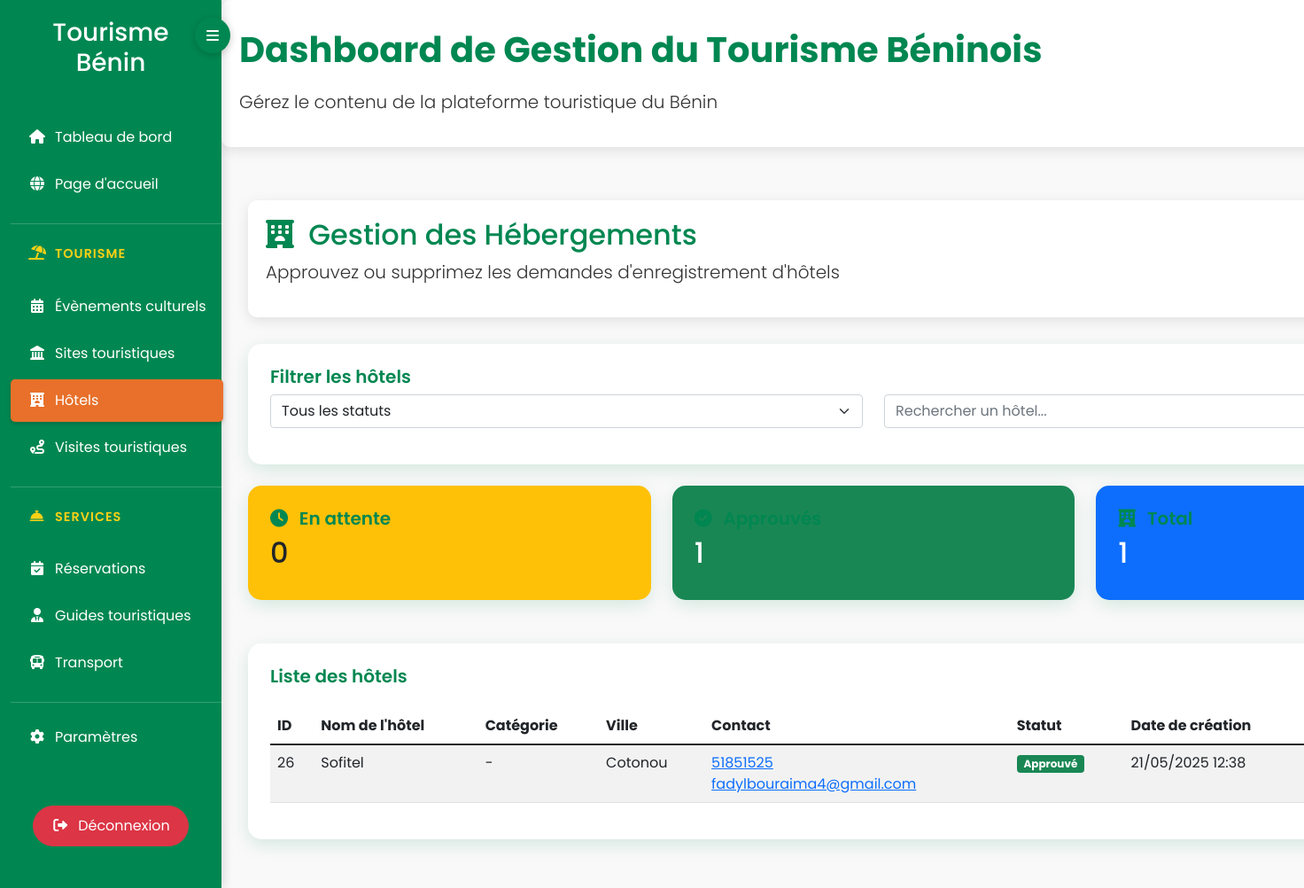
Screenshot of /Admin/index.php?page=hotels (signed in) with the database file from the repository.
### tables this page shows
CREATE TABLE `hotels` (
  `id` int(11) NOT NULL,
  `hotel_name` varchar(255) NOT NULL,
  `creation_year` int(11) DEFAULT NULL,
  `address` varchar(255) NOT NULL,
  `city` varchar(100) NOT NULL,
  `region` varchar(100) DEFAULT NULL,
  `contact_name` varchar(100) NOT NULL,
  `contact_phone` varchar(50) NOT NULL,
  `contact_email` varchar(100) NOT NULL,
  `website` varchar(255) DEFAULT NULL,
  `hotel_category` varchar(50) DEFAULT NULL,
  `room_count` int(11) NOT NULL,
  `has_wifi` tinyint(1) DEFAULT 0,
  `has_parking` tinyint(1) DEFAULT 0,
  `has_pool` tinyint(1) DEFAULT 0,
  `has_restaurant` tinyint(1) DEFAULT 0,
  `has_ac` tinyint(1) DEFAULT 0,
  `has_conference` tinyint(1) DEFAULT 0,
  `price_range` varchar(50) NOT NULL,
  `check_in_time` time DEFAULT NULL,
  `check_out_time` time DEFAULT NULL,
  `description` text DEFAULT NULL,
  `username` varchar(50) NOT NULL,
  `password` varchar(255) NOT NULL,
  `status` enum('pending','approved','rejected') DEFAULT 'pending',
  `registration_date` timestamp NOT NULL DEFAULT current_timestamp(),
  `photo_files` text DEFAULT NULL
);

### Admin/pages/hotels.php (the view, shortened to what this page needs)
<?php
include 'database/db.php';
try {
    $stmt = $db->query("SELECT * FROM hotels ORDER BY
                         CASE
                            WHEN status = 'pending' THEN 1
                            WHEN status = 'approved' THEN 2
                            ELSE 3
                         END,
            registration_date DESC");
    $hotels = $stmt->fetchAll(PDO::FETCH_ASSOC);
} catch(PDOException $e) {
    echo "<div class='alert alert-danger'>Erreur lors de la récupération des hôtels: " . $e->getMessage() . "</div>";
    $hotels = [];
}
?>
<div class="container-fluid">
    <div class="header">
        <h2><i class="fas fa-hotel me-2"></i> Gestion des Hébergements</h2>
        <p class="lead">Approuvez ou supprimez les demandes d'enregistrement d'hôtels</p>
    </div>
    <div class="card mb-4">
        <div class="card-body">
            <h5 class="card-title">Filtrer les hôtels</h5>
            <div class="row">
                <div class="col-md-6">
                    <select id="statusFilter" class="form-select mb-3">
                        <option value="all">Tous les statuts</option>
                    </select>
                </div>
                <div class="col-md-6">
                    <input type="text" id="searchHotel" class="form-control" placeholder="Rechercher un hôtel...">
                </div>
            </div>
        </div>
    </div>
    <div class="row mb-4">
        <div class="col-md-4">
            <div class="card bg-warning text-dark">
                <div class="card-body">
                    <h5 class="card-title"><i class="fas fa-clock me-2"></i> En attente</h5>
                    <h2 id="pendingCount">
                        <?php
                            $pending_count = 0;
                            echo $pending_count;
                        ?>
                    </h2>
                </div>
            </div>
        </div>
        <div class="col-md-4">
            <div class="card bg-success text-white">
                <div class="card-body">
                    <h5 class="card-title"><i class="fas fa-check-circle me-2"></i> Approuvés</h5>
                    <h2 id="approvedCount">
                        <?php
                            $approved_count = 0;
                            foreach($hotels as $hotel) {
                                if($hotel['status'] == 'approved') $approved_count++;
                            }
                            echo $approved_count;
                        ?>
                    </h2>
                </div>
            </div>
        </div>
        <div class="col-md-4">
            <div class="card bg-primary text-white">
                <div class="card-body">
                    <h5 class="card-title"><i class="fas fa-hotel me-2"></i> Total</h5>
                    <h2 id="totalCount"><?php echo count($hotels); ?></h2>
                </div>
            </div>
        </div>
    </div>
    <div class="card">
        <div class="card-body">
            <h5 class="card-title mb-4">Liste des hôtels</h5>
            <?php if(empty($hotels)): ?>
                <div class="alert alert-info">Aucun hôtel enregistré pour le moment.</div>
            <?php else: ?>
                <div class="table-responsive">
                    <table class="table table-striped table-hover">
                        <thead>
                            <tr>
                                <th>ID</th>
                                <th>Nom de l'hôtel</th>
                                <th>Catégorie</th>
                                <th>Ville</th>
                                <th>Contact</th>
                                <th>Statut</th>
                                <th>Date de création</th>
                            </tr>
                        </thead>
                        <tbody id="hotelsList">
                            <?php foreach($hotels as $hotel): ?>
                                <tr class="hotel-row" data-status="<?php echo htmlspecialchars($hotel['status']); ?>">
                                    <td><?php echo htmlspecialchars($hotel['id']); ?></td>
                                    <td><?php echo htmlspecialchars($hotel['hotel_name']); ?></td>
                                    <td>
                                        <?php
                                            $category = '';
                                            switch($hotel['hotel_category']) {
                                                default: $category = '-';
                                            }
                                            echo $category;
                                        ?>
                                    </td>
                                    <td><?php echo htmlspecialchars($hotel['city']); ?></td>
                                    <td>
                                        <a href="tel:<?php echo htmlspecialchars($hotel['contact_phone']); ?>">
                                            <?php echo htmlspecialchars($hotel['contact_phone']); ?>
                                        </a>
                                        <br>
                                        <a href="mailto:<?php echo htmlspecialchars($hotel['contact_email']); ?>">
                                            <?php echo htmlspecialchars($hotel['contact_email']); ?>
                                        </a>
                                    </td>
                                    <td>
                                        <?php if($hotel['status'] == 'pending'): ?>
                                            <span class="badge bg-warning text-dark">En attente</span>
                                        <?php elseif($hotel['status'] == 'approved'): ?>
                                            <span class="badge bg-success">Approuvé</span>
                                        <?php else: ?>
                                            <span class="badge bg-secondary"><?php echo htmlspecialchars($hotel['status']); ?></span>
                                        <?php endif; ?>
                                    </td>
                                    <td>
                                        <?php
                                            if(isset($hotel['registration_date'])) {
                                                echo date('d/m/Y H:i', strtotime($hotel['registration_date']));
                                            } else {
                                                echo '-';
                                            }
                                        ?>
                                    </td>
                                </tr>
                            <?php endforeach; ?>
                        </tbody>
                    </table>
                </div>
            <?php endif; ?>
        </div>
    </div>

### Admin/index.php (style rules this page uses)
:root { --primary-color: #008751; --secondary-color: #FCD116; --accent-color: #E8702A; --text-color: #333; --light-color: #f9f9f9; --transition-speed: 0.3s; }
body { font-family: 'Poppins', sans-serif; background-color: var(--light-color); color: var(--text-color); min-height: 100vh; display: flex; flex-direction: column; transition: all var(--transition-speed) ease; }
.container-fluid { flex: 1; display: flex; flex-direction: column; padding-left: 0; padding-right: 0; transition: all var(--transition-speed) ease; }
.header { background-color: white; color: var(--primary-color); padding: 20px; margin-bottom: 30px; border-radius: 10px; box-shadow: 0 4px 15px rgba(0,0,0,0.1); }
.card { border: none; border-radius: 15px; box-shadow: 0 6px 20px rgba(0, 135, 81, 0.15); transition: all var(--transition-speed) ease; margin-bottom: 25px; overflow: hidden; }
.card-body { padding: 25px; }
.card-title { color: var(--primary-color); font-weight: 600; }
.lead { color: var(--text-color); }

### rows the page displays
hotels: id "26", hotel_name "Sofitel", hotel_category "-", city "Cotonou", contact_phone "51851525", contact_email "fadylbouraima4@gmail.com", status "Approuvé", registration_date "21/05/2025 12:38"

### other values shown
$pending_count "0"
$approved_count "1"
count($hotels) "1"
